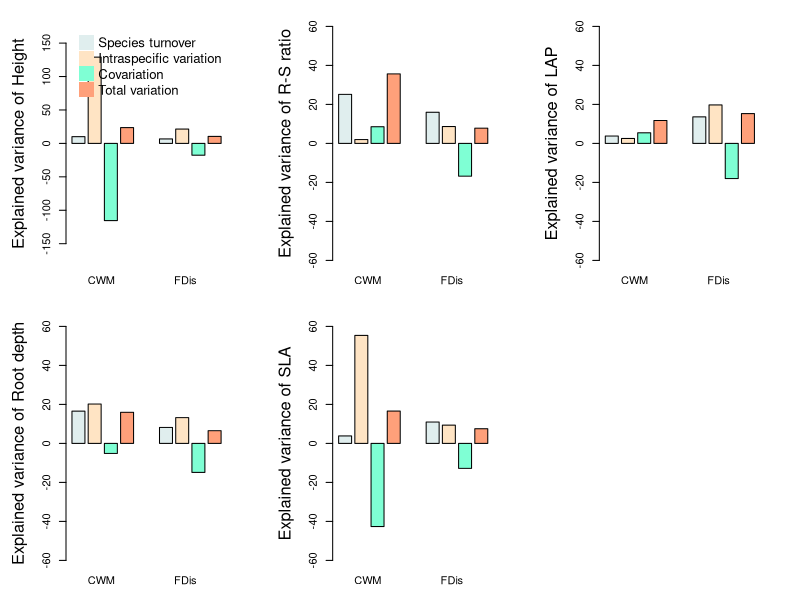

Recreate this plot in R.
##%######################################################%##
#                                                          #
####            Plotting intra versus inter             ####
#                                                          #
##%######################################################%##

png(
  "output_plot/Main Figure 4.jpg",
  width = 16,
  height = 8,
  units = 'in',
  res = 300
)
par(mfcol=c(2,3))

par(mar = c(3, 5, 2, 3))

##%######################################################%##
#                                                          #
####                      Height                        ####
#                                                          #
##%######################################################%##

barplot(as.numeric(c("10.08","129.01","-115.47","23.62","6.70","21.43","-17.65","10.47")),
        col = c("azure2","bisque","aquamarine","lightsalmon","azure2","bisque","aquamarine","lightsalmon"),
        ylab = "Explained variance of Height", space = as.numeric(c("0.25","0.25","0.25","0.25", "2.0","0.25","0.25","0.25")),
        cex.lab = 1.5, ylim=c(-175,175))


label=c("CWM", "FDis")

axis(1, 
     at = seq(2.5 , 10 , 6.5), 
     labels = label , 
     tick=FALSE)

legend("topright", legend = c("Species turnover", "Intraspecific variation", "Covariation", "Total variation"), 
       col=c("azure2","bisque","aquamarine","lightsalmon"),
       pch = 15, bty = "n", pt.cex = 3, cex = 1.2,  horiz = F)

##%######################################################%##  
#                                                          #
####                    Root Depth                      ####
#                                                          #
##%######################################################%##

barplot(as.numeric(c("16.54", "20.18", "-5.15", "15.95","8.19", "13.21", "-14.88", "6.51")),
        col = c("azure2","bisque","aquamarine","lightsalmon","azure2","bisque","aquamarine","lightsalmon"),
        ylab = "Explained variance of Root depth", space = as.numeric(c("0.25","0.25","0.25","0.25", "2.0","0.25","0.25","0.25")),
        cex.lab = 1.5, ylim=c(-60,60))

label=c("CWM", "FDis")

axis(1, 
     at = seq(2.5 , 10 , 6.5), 
     labels = label , 
     tick=FALSE)

##%######################################################%##
#                                                          #
####                      R-S ratio                     ####
#                                                          #
##%######################################################%##

barplot(as.numeric(c("25.14", "1.96", "8.54", "35.64","15.97", "8.65", "-16.80", "7.81")),
        col = c("azure2","bisque","aquamarine","lightsalmon","azure2","bisque","aquamarine","lightsalmon"),
        ylab = "Explained variance of R-S ratio", space = as.numeric(c("0.25","0.25","0.25","0.25", "2.0","0.25","0.25","0.25")),
        cex.lab = 1.5, ylim=c(-60,60))

label=c("CWM", "FDis")

axis(1, 
     at = seq(2.5 , 10 , 6.5), 
     labels = label , 
     tick=FALSE)


##%######################################################%##
#                                                          #
####                        SLA                         ####
#                                                          #
##%######################################################%##

barplot(as.numeric(c("3.83", "55.38", "-42.63", "16.58","10.96", "9.36", "-12.81", "7.52")),
        col = c("azure2","bisque","aquamarine","lightsalmon","azure2","bisque","aquamarine","lightsalmon"),
        ylab = "Explained variance of SLA", space = as.numeric(c("0.25","0.25","0.25","0.25", "2.0","0.25","0.25","0.25")),
        cex.lab = 1.5, ylim=c(-60,60))

label=c("CWM", "FDis")

axis(1, 
     at = seq(2.5 , 10 , 6.5), 
     labels = label , 
     tick=FALSE)

##%######################################################%##
#                                                          #
####                        LAP                         ####
#                                                          #
##%######################################################%##

barplot(as.numeric(c("3.78", "2.52", "5.43", "11.74","13.60", "19.72", "-18.03", "15.29")),
        col = c("azure2","bisque","aquamarine","lightsalmon","azure2","bisque","aquamarine","lightsalmon"),
        ylab = "Explained variance of LAP", space = as.numeric(c("0.25","0.25","0.25","0.25", "2.0","0.25","0.25","0.25")),
        cex.lab = 1.5, ylim=c(-60,60))

label=c("CWM", "FDis")

axis(1, 
     at = seq(2.5 , 10 , 6.5), 
     labels = label , 
     tick=FALSE)

dev.off()



